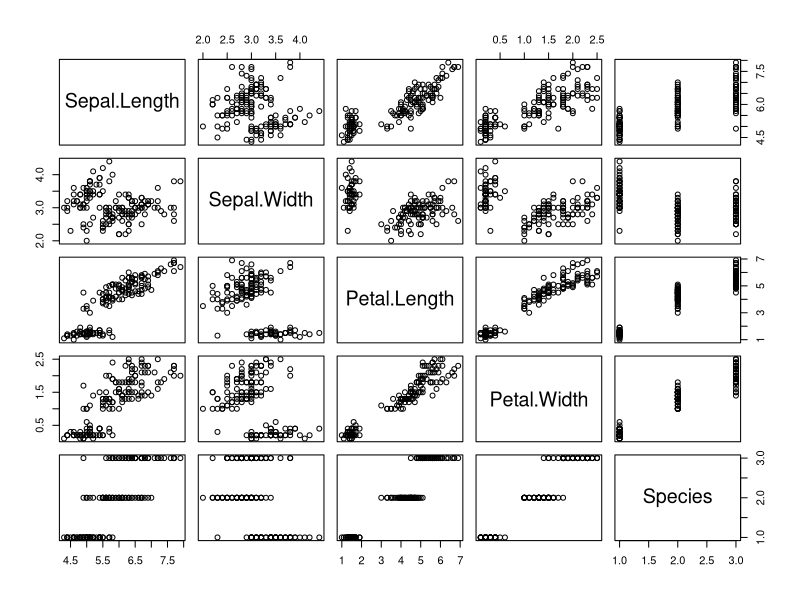
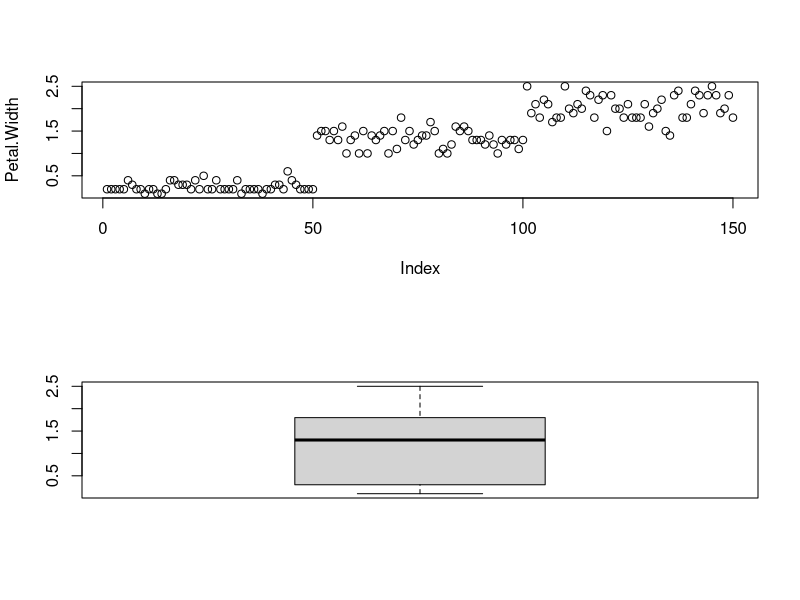
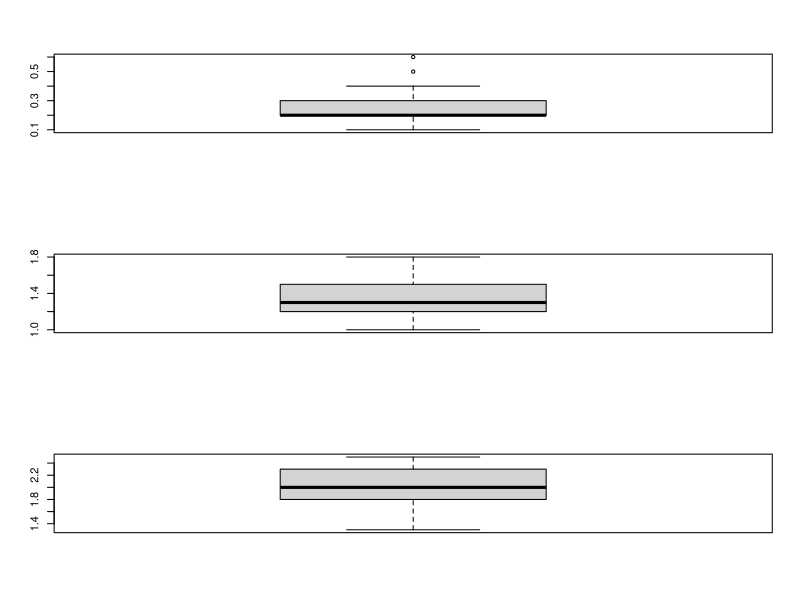
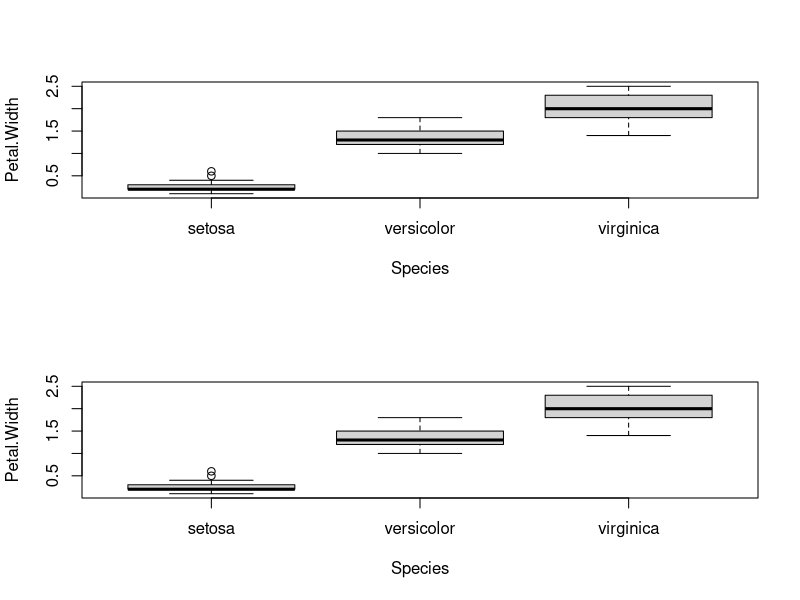

These charts were generated, in order, by the following R code:
# A closer look at Iris data in more details.
# For the R built-in data set iris, we will 
# 0. Take a quick look of few samples
# 1. Perform a naive data summary: summary and plot
# 2. Plot individual variables

# R 是個很方便的工具

# by Kno 

attach(iris)   # assign iris as the default data.frame
names(iris)    # list varibles of iris

iris           # Print out the whole data.frame

nrow(iris)     # Find the dimension: n (no. of rows) and p (no. of columns) of iris
ncol(iris)

head(iris)     # first few samples
tail(iris)     # last few samples


plot(iris)    # Pair plots of all variables in Iris
# Focus on the panel of Petal.Width vs Species (The "(5,4)" panel)
# It is less informative due to overlapping points

summary(iris)              # Summary of variables in Iris data
summary(iris$Petal.Width)  # Summary of varible Petal.Width of Iris data

par(mfrow=c(2,1));         # Setup graphic device, i.e. window configuration (for graphs)
plot(Petal.Width)
boxplot(Petal.Width)

par(mfrow=c(3,1));            # Naive way making boxplots by species 
boxplot(Petal.Width[1:50]); boxplot(Petal.Width[51:100]);boxplot(Petal.Width[100:150]);

par(mfrow=c(2,1));            # Setup graphic device
boxplot(Petal.Width~Species)  # Boxplots of Petal.Width by Species 
plot(Petal.Width~Species)     # Boxplots of Petal.Width by Species
